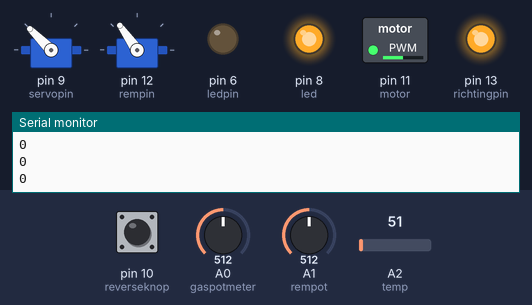
Simulated run of this sketch. Board: Arduino Uno, built with avr-gcc and run on an emulated ATmega328P. On the bench: 2 × servo, switched loads named in the sketch (green lamp = pin HIGH), output pins drawn as LEDs (lit = HIGH), the last lines printed to the serial monitor. The inputs (shaded band) are chosen by the test bench; at power-on: A0 (gaspotmeter) = 512, A1 (rempot) = 512, pin 10 (reverseknop) LOW, A2 (temp) = 51.

Above: at 1.2 s.
1.3 s: A0 (gaspotmeter) set to 716
At 1.9 s:
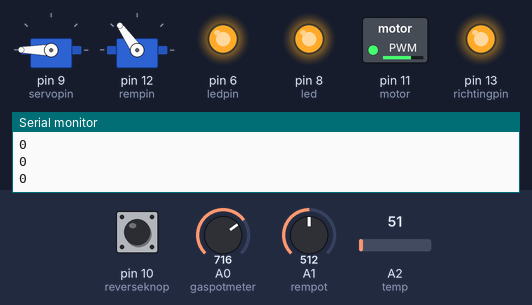
2.8 s: A1 (rempot) set to 716
At 3.2 s:
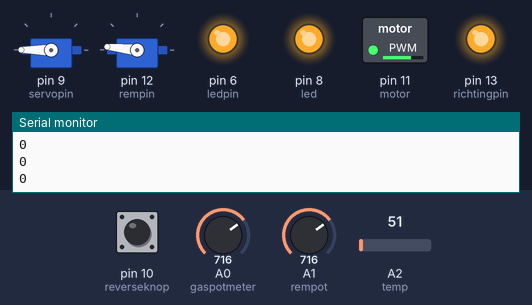
4.3 s: pin 10 (reverseknop) pulled HIGH for 0.15 s
At 6.0 s:
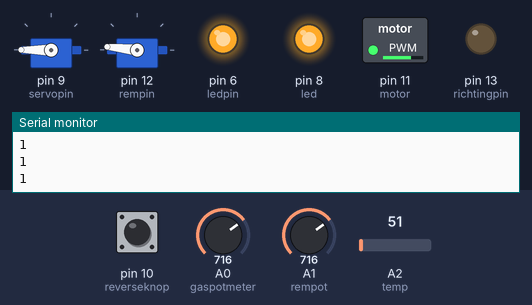
6.3 s: A0 (gaspotmeter) set to 900
At 7.5 s:
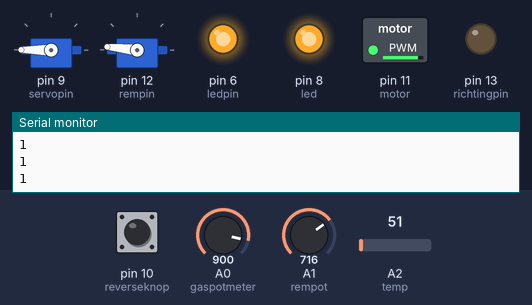
7.8 s: A1 (rempot) set to 900
At 8.2 s:
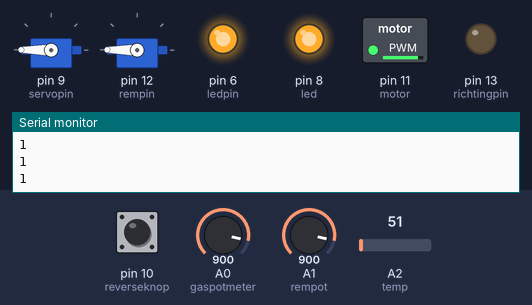
9.3 s: pin 10 (reverseknop) pulled HIGH for 0.15 s
At 10.5 s:
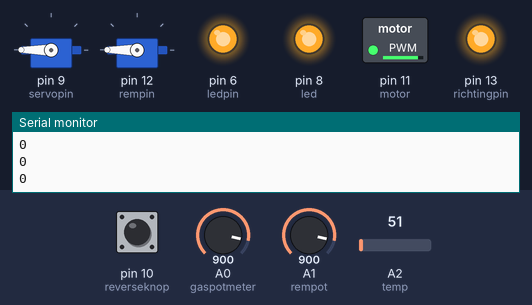
Timing chart, 0 to 12.3 s (numbered marks = the images above; inputs shaded):
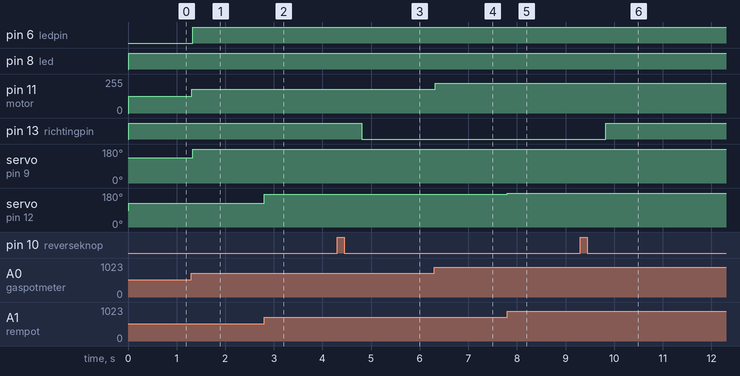

Measured:
- after the input at 1.3 s, pin 6 (ledpin): LOW → HIGH at once; pin 11 (motor): 127/255 → 177/255 at once; servo on pin 9 (servopin): 135° → 180° at once
- after the input at 2.8 s, servo on pin 12 (rempin): 125° → 174° at once
- after the input at 4.3 s, pin 13 (richtingpin): HIGH → LOW after 0.51 s
- after the input at 6.3 s, pin 11 (motor): 177/255 → 223/255 at once
- after the input at 7.8 s, servo on pin 12 (rempin): 174° → 180° at once
- after the input at 9.3 s, pin 13 (richtingpin): LOW → HIGH after 0.53 s

The sketch:

NeoBike.ino
```cpp
#include <Servo.h>

Servo s;
Servo r;// create servo object to control a servo
int temp = 2;
int led = 8;
int val;
int gaspotmeter = 0;
int rempotmeter = 1;
int motor = 11;
int rempot = 1;
int rempin = 12;
int rem;
int richtingpin = 13;
int achteruit;
int reverseknop = 10;
int reverse;
//int snelservo = 8;
int valsnelheid;
int valv;
int valrem;
int templed = 2;
int achterled = 3;

//int potMeter = A0;  // analog pin used to connect the potentiometer
int servopin = 9;
int ledpin = 6;
void setup() {
  Serial.begin(9600);

  s.attach(servopin);  // attaches the servo on pin 9 to the servo object
  r.attach(rempin);
   pinMode(reverseknop, INPUT);
  pinMode(ledpin, OUTPUT);
  pinMode(led, OUTPUT);
  pinMode(motor, OUTPUT);
  pinMode(gaspotmeter, INPUT);
  pinMode(rempot, INPUT);
  pinMode(richtingpin, OUTPUT);

  reverse = 0;
}

void loop() {

  int servoValue = map(analogRead(gaspotmeter), 0, 1023, 0, 270);     // scale it to use it with the servo (value between 0 and 180)
  Serial.println(reverse);
  s.write(servoValue);                  // sets the servo position according to the scaled value
  delay(15);                           // waits for the servo to get there
    valsnelheid = analogRead(gaspotmeter);
  valsnelheid = map(valsnelheid, 0, 1023, 0, 254);
  valsnelheid = constrain(valsnelheid, 0, 254);
  analogWrite(motor, valsnelheid);
  val = analogRead(temp);
  rem = analogRead(rempot);
  rem = map(rem, 0, 1023, 0, 250);
  r.write(rem);// put your main code here, to run repeatedly:
  if (digitalRead(reverseknop) == HIGH){
    reverse = reverse +1;
    delay(500);
  }
  else if (digitalRead(reverseknop) == LOW){
    reverse = reverse;
  }
  if (reverse == 0){
      digitalWrite(richtingpin, HIGH);
  }
  if (reverse == 1){
    digitalWrite(richtingpin, LOW);
  }
  if(reverse == 2){
    reverse = 0;
  }
  if (val < 925){
    digitalWrite(led, HIGH);

  }
  else if (val > 925) {
    digitalWrite(led, LOW);
  }
  if (servoValue > 179){
  digitalWrite(ledpin, HIGH);
  }
  else if (servoValue < 179){
  digitalWrite(ledpin, LOW);
  }

}
```
